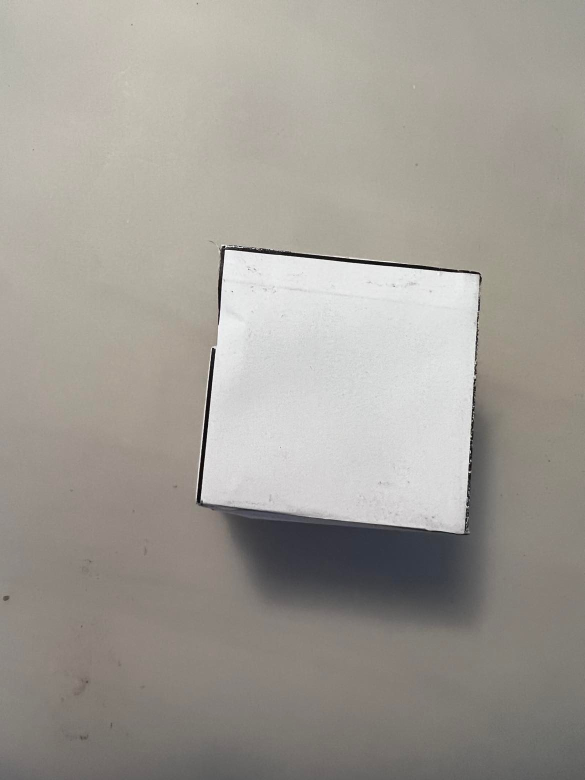
#> input picture ros_package3/segmentation/segmentation/sample2.jpg, 1170 x 1560 px (shown at 1/2 size)
$ python Cam2dtrial.py
#> lines starting #> are read from the running program, lines starting #| are printed output that depends on the picture; after the words box and inside, x2 and y2 are one past the last pixel; in counts of white or black regions, pixels touching at a corner belong together
"""
Created by: Matthew Du
Date: 16-06-2022 11:28 AM

This is a camera module for the in hand manipulation
"""

# import the necessary packages
import cv2 as cv
import numpy as np
import matplotlib.pyplot as plt


def main():
    # Capture frame-by-frame
    img = cv.imread("sample2.jpg")
#> img is the input picture: shape (1560, 1170, 3); mean B, G, R 148.8, 155.7, 159.9

    # draw_img = cv.flip(img, 0)
    draw_img = cv.resize(img, (480, 480))
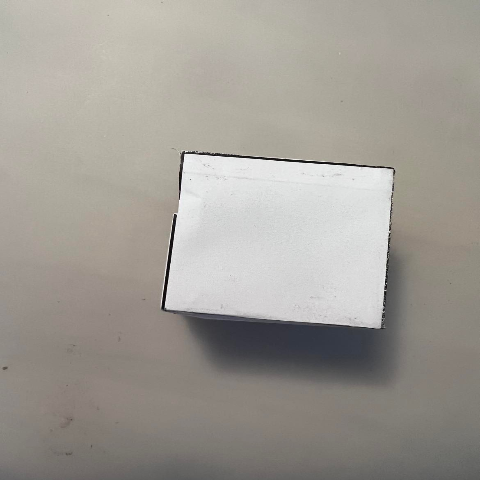
#> draw_img: shape (480, 480, 3); mean B, G, R 148.8, 155.6, 159.8
    img_gray = cv.cvtColor(draw_img, cv.COLOR_BGR2GRAY)
    img_gray = cv.GaussianBlur(img_gray, (5, 5), 5)
    _, thresh = cv.threshold(img_gray, 127, 255, cv.THRESH_BINARY)
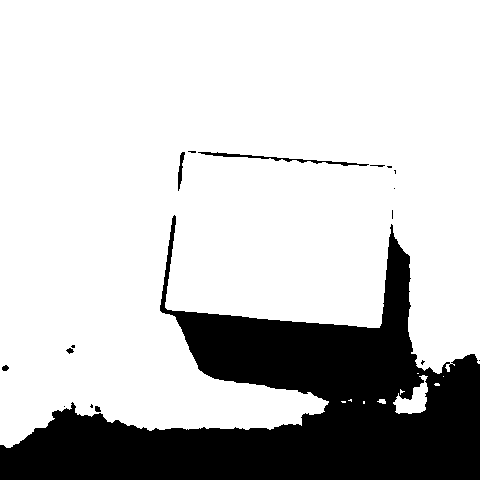
#> thresh: shape (480, 480); 78% white; 17 black regions (10 under 20 px), largest, box (x1, y1, x2, y2) and area: (0, 215, 480, 480) 49907, (198, 152, 369, 166) 405, (178, 152, 185, 191) 123
    img_gray = cv.Canny(thresh, 100, 200)
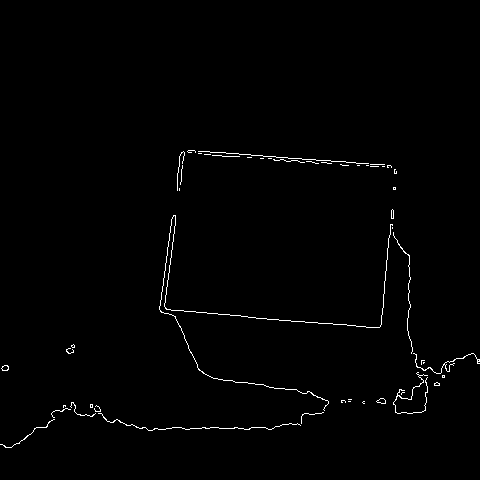
#> img_gray: shape (480, 480); 0.94% white in thin lines or dots, all inside (x1, y1, x2, y2) = (0, 150, 480, 448)

    contours, _ = cv.findContours(thresh, cv.RETR_TREE, cv.CHAIN_APPROX_SIMPLE)
#> contours = 25 contours, 15 with area under 20; largest, box (x1, y1, x2, y2) and area: (0, 0, 480, 448) 178416, (393, 375, 428, 414) 603, (197, 151, 370, 167) 576, (177, 151, 186, 192) 163, (1, 364, 10, 372) 40
    points = []
    for cont in contours:
        if len(cont) > 100:
            points.append(cont)

            cv.drawContours(draw_img, [cont], -1, (0, 255, 0), 3)
#> this loop made 25 passes
#> cont on passes 1, 2, 7, 9, 12, 19: [[363, 401], [363, 403], [364, 403], [364, 401]], [[341, 401], [342, 402], [345, 402], [345, 401]], [[443, 376]], [[417, 373], [418, 373]], [[63, 406], [64, 405], [65, 406], [64, 407]], [[393, 188], [394, 187], [395, 188], [394, 189]]
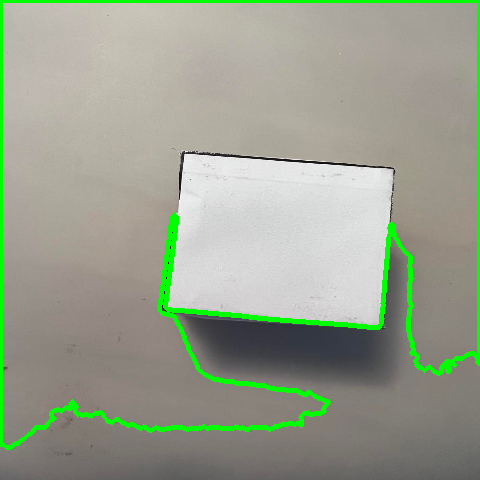
#> draw_img: shape (480, 480, 3); 4.51% of pixels changed, all inside (x1, y1, x2, y2) = (0, 0, 480, 450)
#> after the loop, points = 1 contour; box (x1, y1, x2, y2) and area: (0, 0, 480, 448) 178416

    pcds = [[]] * len(points)
#> pcds = [[]]
    for i in range(img_gray.shape[0]):
        for j in range(img_gray.shape[1]):
            for c in range(len(points)):
                ret = cv.pointPolygonTest(points[c], (j, i), True)
                if ret > 0:
                    pcds[c].append([j, i])

    pcds = np.array(pcds)
#> pcds = 177107 pairs, first value 1 to 478, second value 1 to 446
    for pcd in pcds:
        plt.plot(pcd[:, 0], pcd[:, 1], 'r.')
        plt.xlim(0, img_gray.shape[0])
        plt.ylim(0, img_gray.shape[1])
        plt.show()
#> this loop made 1 pass
#> pass 1, in main, `plt.show()`:
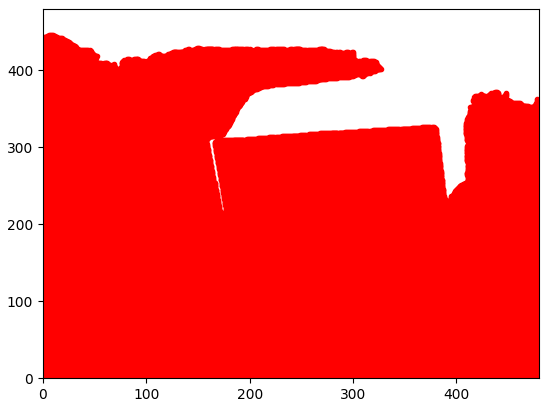
#> figure drawn by matplotlib, 1 panel

    # Display the resulting frame
    cv.imshow('frame', draw_img)
    cv.imshow('frame_thresh', thresh)
    cv.imshow('frame_gray', img_gray)
    cv.waitKey(0)


if __name__ == "__main__":
    main()

$ run again, with ros_package3/segmentation/segmentation/sample1.jpg copied over ros_package3/segmentation/segmentation/sample2.jpg
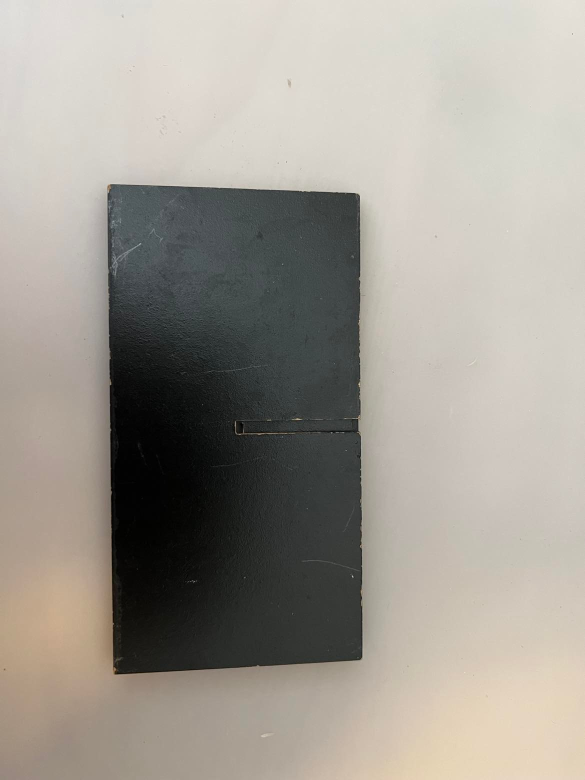
#> input picture ros_package3/segmentation/segmentation/sample1.jpg, 1170 x 1560 px (shown at 1/2 size)
#> in main, img is the input picture: shape (1560, 1170, 3); mean B, G, R 146.7, 155.2, 160.3
#> thresh: shape (480, 480); 73.1% white; 1 black region, box (x1, y1, x2, y2) and area: (85, 114, 299, 417) 62006
#> contours = 2 contours; box (x1, y1, x2, y2) and area: (0, 0, 480, 480) 229441, (84, 113, 300, 418) 62502
#> the loop in main, `for cont in contours:` made 2 passes
#> cont on pass 1: [[0, 0], [0, 479], [479, 479], [479, 0]]
#> after the loop in main, `for cont in contours:`:
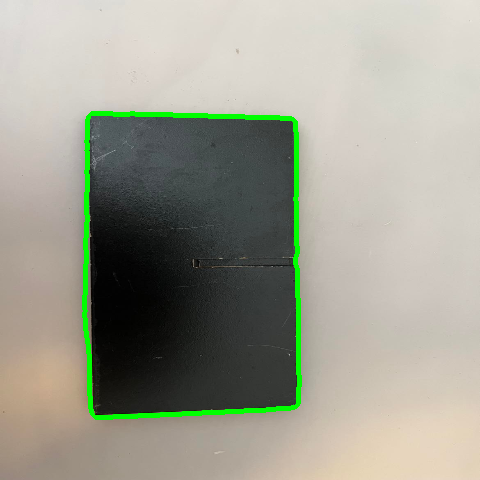
#> draw_img: shape (480, 480, 3); mean B, G, R 143.9, 157.7, 157.2
#> after the loop in main, `for cont in contours:`: points = 1 contour; box (x1, y1, x2, y2) and area: (84, 113, 300, 418) 62502
#> in main, `pcds = [[]] * len(points)`: pcds = [[]]
#> in main, `pcds = np.array(pcds)`: pcds = 62006 pairs, first value 85 to 298, second value 114 to 416
#> the loop in main, `for pcd in pcds:` made 1 pass
#> pass 1, in main, `plt.show()`:
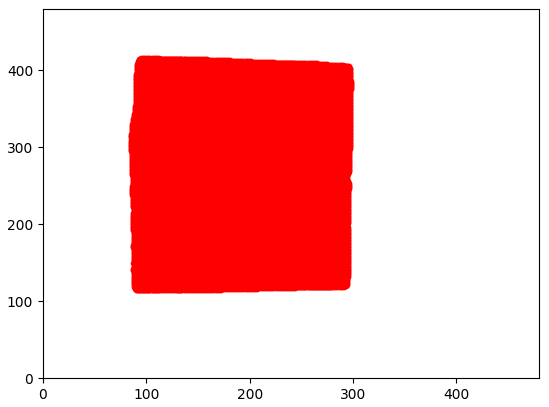
#> figure drawn by matplotlib, 1 panel
